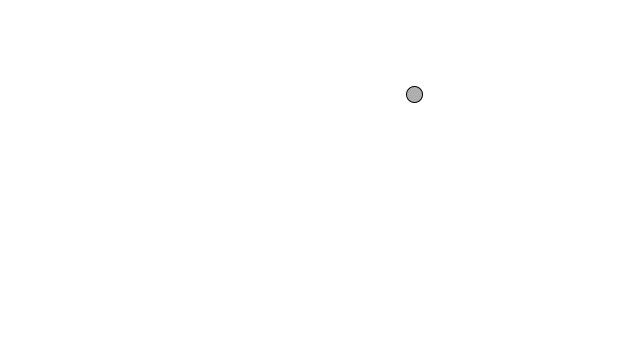
Frame 1 (no input)
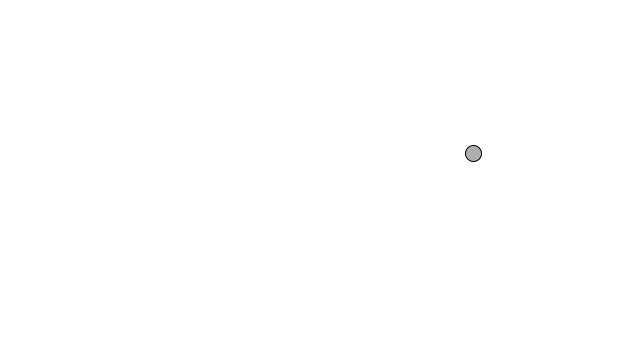
Frame 60 (the mouse pressed at the canvas centre just before this capture)
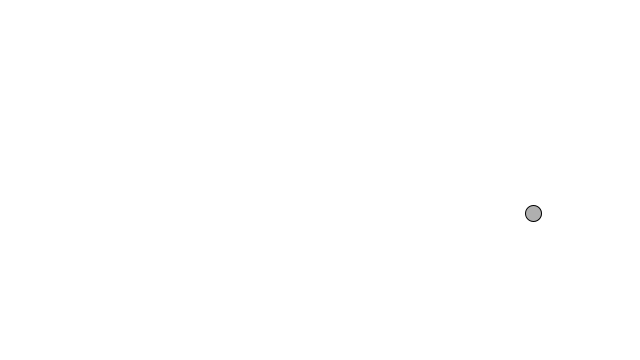
Frame 120 (the mouse held since frame 60 and released just before this capture)

The Processing sketch that drew these frames (run headless with seeded random() and noise(); from frame 60 on, the mouse is pressed at the canvas centre):

// Processing sketch: movingBall
// ── movingBall.pde
Mover mover;
 
void setup() {
  size(640,360);
//Create Mover object.
  mover = new Mover();
}
 
void draw() {
  background(255);
 
//Call functions on Mover object.
  mover.update();
  mover.checkEdges();
  mover.display();
  mover.keyPressed();
}
 
class Mover {
 //Our object has two PVectors: location and velocity.
  PVector location;
  PVector velocity;
 
  Mover() {
    location = new PVector(random(width),random(height));
    velocity = new PVector(1, 1);
  }
 
  void update() {
//Motion 101: Location changes by velocity.
    location.add(velocity);
  }
 
  void display() {
    stroke(0);
    fill(175);
    ellipse(location.x,location.y,16,16);
  }
 
  void checkEdges() {
    if (location.x > width) {
      location.x = 0;
    } else if (location.x < 0) {
      location.x = width;
    }
 
    if (location.y > height) {
      location.y = 0;
    } else if (location.y < 0) {
      location.y = height;
    }
  }
void keyPressed(){
 if(keyCode == UP){
  velocity.y -= 1;
 } else if (keyCode == DOWN){
  velocity.y += 1 ; 
 } else if (keyCode == LEFT){
  velocity.x -= 1; 
 } else if (keyCode == RIGHT){
  velocity.x += 1; 
 }
 println(velocity.y, velocity.x);
 velocity.limit(4);
}

}
